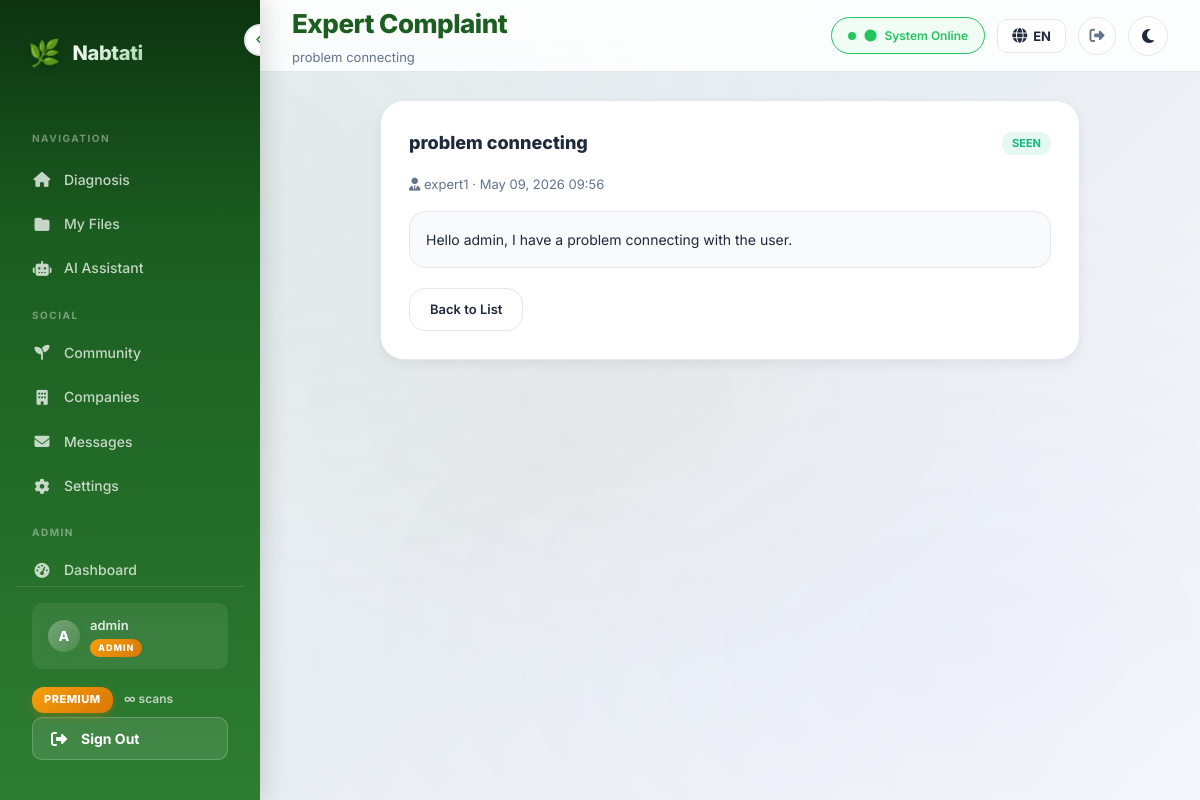
Screenshot of /manager/expert-complaints/3/ (signed in) with the database file from the repository.
### analysis/models.py (models this page shows, shortened)
class CustomUser(AbstractUser):
    email = models.EmailField(unique=True)
    email_verified = models.BooleanField(default=False)
    birth_date = models.DateField(null=True, blank=True)
    PURPOSE_CHOICES = [
        ("farmer", "Farmer"),
        ("company", "Company"),
        ("other", "Other"),
    ]
    purpose = models.CharField(
        max_length=20,
        choices=PURPOSE_CHOICES,
        default="other",
    )
    user_code = models.CharField(
        max_length=6,
        unique=True,
        default=generate_user_code,
    )
    avatar = models.ImageField(upload_to="avatars/", null=True, blank=True)
    bio = models.TextField(max_length=500, blank=True)
    location = models.CharField(max_length=100, blank=True)
    crops_of_interest = models.JSONField(default=list, blank=True)
    role = models.CharField(
        max_length=10,
        choices=ROLE_CHOICES,
        default="user",
    )
    plan_type = models.CharField(
        max_length=10,
        choices=PLAN_CHOICES,
        default="free",
    )
    subscription_start = models.DateTimeField(null=True, blank=True)
    subscription_end = models.DateTimeField(null=True, blank=True)
    daily_scan_count = models.PositiveIntegerField(default=0)
    last_scan_date = models.DateField(null=True, blank=True)
    total_scans_count = models.PositiveIntegerField(default=0)
    class Meta:
        verbose_name = "User"
        verbose_name_plural = "Users"
    def get_display_name(self):
        if self.role == "company":
            try:
                return self.company_profile.company_name
            except Exception:
                return self.get_full_name() or self.username
        return self.get_full_name() or self.username
    @property
    def is_expert(self):
        return self.role == "expert"
    @property
    def is_admin_role(self):
        return self.role == "admin" or self.is_staff
    @property
    def effective_plan_type(self):
        if self.is_staff:
            return "premium"
        return self.plan_type
    @property
    def plan_config(self):
        return PLAN_CONFIG.get(self.effective_plan_type, PLAN_CONFIG["free"])
    def get_daily_limit(self):
        return self.plan_config["daily_limit"]
    def remaining_scans_today(self):
        from django.utils import timezone as tz
        self._reset_daily_count_if_needed(tz.localdate())
        limit = self.get_daily_limit()
        if limit is None:
            return None
        return max(0, limit - self.daily_scan_count)
    def can_use_chat(self):
        if self.is_staff:
            return True
        return self.plan_type == "premium"
    def check_and_expire_subscription(self):
        if self.is_staff:
            return False  # Staff never expire
    def _reset_daily_count_if_needed(self, today):
        if self.last_scan_date != today:
            self.daily_scan_count = 0
            self.last_scan_date = today
            self.save(update_fields=["daily_scan_count", "last_scan_date"])

### experts/models.py (models this page shows, shortened)
class ExpertComplaint(models.Model):
    expert = models.ForeignKey(
        settings.AUTH_USER_MODEL,
        on_delete=models.CASCADE,
        related_name="expert_complaints",
    )
    title = models.CharField(max_length=200)
    message = models.TextField()
    status = models.CharField(
        max_length=10,
        choices=COMPLAINT_STATUS_CHOICES,
        default="unseen",
    )
    created_at = models.DateTimeField(auto_now_add=True)
    class Meta:
        ordering = ["-created_at"]
        verbose_name = "Expert Complaint"
        verbose_name_plural = "Expert Complaints"

### manager/views.py (the view)
# urls.py: path("expert-complaints/<int:complaint_id>/", views.admin_expert_complaint_detail, name="expert_complaint_detail"),
@staff_required
def admin_expert_complaint_detail(request, complaint_id):
    from experts.models import ExpertComplaint
    complaint = get_object_or_404(ExpertComplaint, pk=complaint_id)
    if complaint.status == "unseen":
        complaint.status = "seen"
        complaint.save(update_fields=["status"])
    return render(request, "manager/expert_complaint_detail.html", {"complaint": complaint})

### experts/services.py (called while the page is built)
def get_unread_count(user: CustomUser) -> int:
    from experts.models import Message, Conversation
    from django.db.models import Q
    conversations = Conversation.objects.filter(Q(user=user) | Q(expert=user))
    return Message.objects.filter(
        conversation__in=conversations,
        is_read=False,
    ).exclude(sender=user).count()

### manager/templates/manager/expert_complaint_detail.html (shortened to what this page needs)
{% extends "analysis/base.html" %}
{% load static %}
{% load i18n %}
{% block header_title %}{% trans "Expert Complaint" %}{% endblock %}
{% block header_subtitle %}{{ complaint.title }}{% endblock %}
{% block content %}
<div style="max-width: 700px; margin: 0 auto;">
    <div class="card" style="padding: 28px;">
        <div style="display: flex; justify-content: space-between; align-items: center; margin-bottom: 16px;">
            <h3 style="font-weight: 800; font-size: 18px; color: var(--text-main);">{{ complaint.title }}</h3>
            <span style="font-size: 11px; font-weight: 700; padding: 3px 10px; border-radius: 10px; text-transform: uppercase;
                {% if complaint.status == 'unseen' %}background: rgba(245,158,11,0.1); color: #f59e0b;{% else %}background: rgba(16,185,129,0.1); color: #10b981;{% endif %}">
                {{ complaint.status }}
            </span>
        </div>
        <div style="font-size: 13px; color: var(--text-muted); margin-bottom: 16px;">
            <i class="fas fa-user-tie"></i> {{ complaint.expert.username }} · {{ complaint.created_at|date:"M d, Y H:i" }}
        </div>
        <div style="padding: 16px; background: var(--bg-color); border-radius: var(--radius-md); border: 1px solid var(--border); font-size: 14px; line-height: 1.7; color: var(--text-main);">
            {{ complaint.message|linebreaksbr }}
        </div>
        <div style="margin-top: 20px; display: flex; gap: 10px;">
            <a href="{% url 'manager:expert_complaints' %}" style="padding: 10px 20px; border-radius: var(--radius-md); border: 1px solid var(--border); color: var(--text-main); font-weight: 600; font-size: 13px; text-decoration: none;">
                {% trans "Back to List" %}
            </a>
        </div>
    </div>
</div>
{% endblock %}

### analysis/templates/analysis/base.html (shortened to what this page needs)
{% load static %}
{% load i18n %}
<!DOCTYPE html>
<html lang="{{ LANGUAGE_CODE }}" dir="{% if LANGUAGE_CODE == 'ar' %}rtl{% else %}ltr{% endif %}" data-theme="light">
<head>
    <link href="https://cdnjs.cloudflare.com/ajax/libs/font-awesome/6.4.0/css/all.min.css" rel="stylesheet">
    <link rel="stylesheet" href="{% static 'css/style.css' %}">
    <link rel="stylesheet" href="{% static 'css/mobile.css' %}">
</head>
<body>
    <aside class="sidebar" id="sidebar" role="navigation" aria-label="{% trans 'Main navigation' %}" style="display:flex;flex-direction:column;">
        <button class="toggle-btn" onclick="toggleSidebar()" aria-label="{% trans 'Toggle sidebar' %}" aria-expanded="true">
            <i class="fas fa-chevron-left"></i>
        </button>
        <div class="logo">
            <span class="logo-icon">🌿</span>
            <span class="logo-text">Nabtati</span>
        </div>
        <div class="nav-section-label">{% trans "Navigation" %}</div>
        <div style="flex:1;overflow-y:auto;">
        <nav>
            <a href="{% url 'home' %}" class="nav {% block nav_home %}{% endblock %}" {% block nav_home_aria %}{% endblock %}>
                <i class="fas fa-home"></i>
                <span class="nav-text">{% trans "Diagnosis" %}</span>
            </a>
            <a href="{% url 'my_files' %}" class="nav {% block nav_files %}{% endblock %}" {% block nav_files_aria %}{% endblock %}>
                <i class="fas fa-folder"></i>
                <span class="nav-text">{% trans "My Files" %}</span>
            </a>
            <a href="{% url 'assistant' %}" class="nav {% block nav_assistant %}{% endblock %}" {% block nav_assistant_aria %}{% endblock %}>
                <i class="fas fa-robot"></i>
                <span class="nav-text">{% trans "AI Assistant" %}</span>
            </a>
            <div class="nav-section-label">{% trans "Social" %}</div>
            <a href="{% url 'community:feed' %}" class="nav {% block nav_community %}{% endblock %}">
                <i class="fas fa-seedling"></i>
                <span class="nav-text">{% trans "Community" %}</span>
            </a>
            <a href="{% url 'companies:directory' %}" class="nav {% block nav_companies %}{% endblock %}">
                <i class="fas fa-building"></i>
                <span class="nav-text">{% trans "Companies" %}</span>
            </a>
            <a href="{% url 'companies:user_messages' %}" class="nav {% block nav_user_messages %}{% endblock %}">
                <i class="fas fa-envelope"></i>
                <span class="nav-text">{% trans "Messages" %}</span>
            </a>
            <a href="{% url 'settings' %}" class="nav {% block nav_settings %}{% endblock %}">
                <i class="fas fa-cog"></i>
                <span class="nav-text">{% trans "Settings" %}</span>
            </a>
        </nav>
        {% if user.is_staff %}
        <div class="nav-section-label">{% trans "Admin" %}</div>
        <nav>
            <a href="{% url 'manager:dashboard' %}" class="nav {% block nav_admin_dashboard %}{% endblock %}">
                <i class="fas fa-gauge-high"></i>
                <span class="nav-text">{% trans "Dashboard" %}</span>
            </a>
        </nav>
        {% endif %}
        </div>
        <div class="sidebar-footer">
            {% if user.is_authenticated %}
            <div class="user-info">
                <div class="user-avatar">{{ user.username|make_list|first|upper }}</div>
                <span class="nav-text user-name">
                    {{ user.get_display_name }}
                    {% if user.is_staff %}
                    <span class="admin-badge-sm">{% trans "ADMIN" %}</span>
                    {% endif %}
                </span>
            </div>
            <div class="nav-text plan-info-sidebar" style="padding: 10px 0 4px 0; font-size: 12px;">
                <span class="plan-badge plan-badge-{{ plan_type }}" style="
                    display: inline-block;
                    padding: 4px 12px;
                    border-radius: 12px;
                    font-size: 11px;
                    font-weight: 800;
                    letter-spacing: 0.5px;
                    text-transform: uppercase;
                    {% if plan_type == 'premium' %}
                        background: linear-gradient(135deg, #f59e0b, #d97706);
                        color: #fff;
                        box-shadow: 0 4px 10px rgba(217, 119, 6, 0.3);
                    {% elif plan_type == 'basic' %}
                        background: linear-gradient(135deg, #6366f1, #4f46e5);
                        color: #fff;
                        box-shadow: 0 4px 10px rgba(79, 70, 229, 0.3);
                    {% else %}
                        background: #fff;
                        color: var(--primary);
                        box-shadow: 0 4px 10px rgba(0,0,0,0.1);
                    {% endif %}
                ">{{ plan_label }}</span>
                {% if daily_limit is not None %}
                <span style="color: rgba(255,255,255,0.7); margin-left: 8px; font-weight: 600;">
                    {{ remaining_scans }}/{{ daily_limit }} {% trans "scans" %}
                </span>
                {% else %}
                <span style="color: rgba(255,255,255,0.7); margin-left: 8px; font-weight: 600;">
                    ∞ {% trans "scans" %}
                </span>
                {% endif %}
            </div>
            <button class="sidebar-logout-btn" onclick="confirmLogout()" data-logout-url="{% url 'logout' %}">
                <i class="fas fa-right-from-bracket"></i>
                <span class="nav-text">{% trans "Sign Out" %}</span>
            </button>
            {% else %}
            <a href="{% url 'login' %}" class="nav">
                <i class="fas fa-sign-in-alt"></i>
                <span class="nav-text">{% trans "Login" %}</span>
            </a>
            {% endif %}
        </div>
    </aside>
    <div class="main-wrapper">
        <header class="header desktop-header">
            <div>
                <h1 class="header-title">{% block header_title %}Nabtati{% endblock %}</h1>
                <p class="header-subtitle">{% block header_subtitle %}{% endblock %}</p>
            </div>
            <div class="header-actions">
                {% block header_actions %}
                <span class="status-badge" role="status" aria-live="polite">
                    <i class="fas fa-circle"></i> {% trans "System Online" %}
                </span>
                {% endblock %}
                <div class="lang-switcher" id="langSwitcher">
                    <button class="lang-btn" id="langToggle" type="button" aria-label="{% trans 'Change language' %}">
                        <i class="fas fa-globe"></i>
                        <span>{{ LANGUAGE_CODE|upper }}</span>
                    </button>
                </div>
                {% if user.is_authenticated %}
                <button class="header-logout-btn" onclick="confirmLogout()" data-logout-url="{% url 'logout' %}" title="{% trans 'Sign Out' %}">
                    <i class="fas fa-right-from-bracket"></i>
                </button>
                {% endif %}
                <button class="theme-toggle desktop-theme-toggle" onclick="toggleTheme()" aria-label="{% trans 'Toggle dark mode' %}">
                    <i class="fas fa-moon" id="theme-icon"></i>
                </button>
            </div>
        </header>
        <main class="content" id="main-content">
            {% block content %}{% endblock %}
        </main>
    </div>
</body>
</html>

### static/css/mobile.css (style rules this page uses)
.user-info { display: flex; align-items: center; gap: 10px; padding: 12px 16px; margin-bottom: 8px; border-radius: var(--radius-sm); background: rgba(255, 255, 255, 0.08); }
.user-avatar { width: 32px; height: 32px; border-radius: 50%; background: linear-gradient(135deg, rgba(255,255,255,0.3), rgba(255,255,255,0.1)); display: flex; align-items: center; justify-content: center; font-weight: 800; font-size: 14px; color: white; flex-shrink: 0; }
.user-name { font-size: 13px; font-weight: 600; color: rgba(255,255,255,0.85); }
@media (min-width: 320px) { .header-title { font-size: clamp(18px, 4vw, 26px); } }

### rows the page displays
CustomUser: username|make_list "A", get_display_name "admin"
ExpertComplaint: title "problem connecting", status "SEEN", expert.username "expert1", created_at "May 09, 2026 09:56", message "Hello admin, I have a problem connecting with the user."

### other values shown
{{ plan_label }} "PREMIUM"
{{ LANGUAGE_CODE|upper }} "EN"
